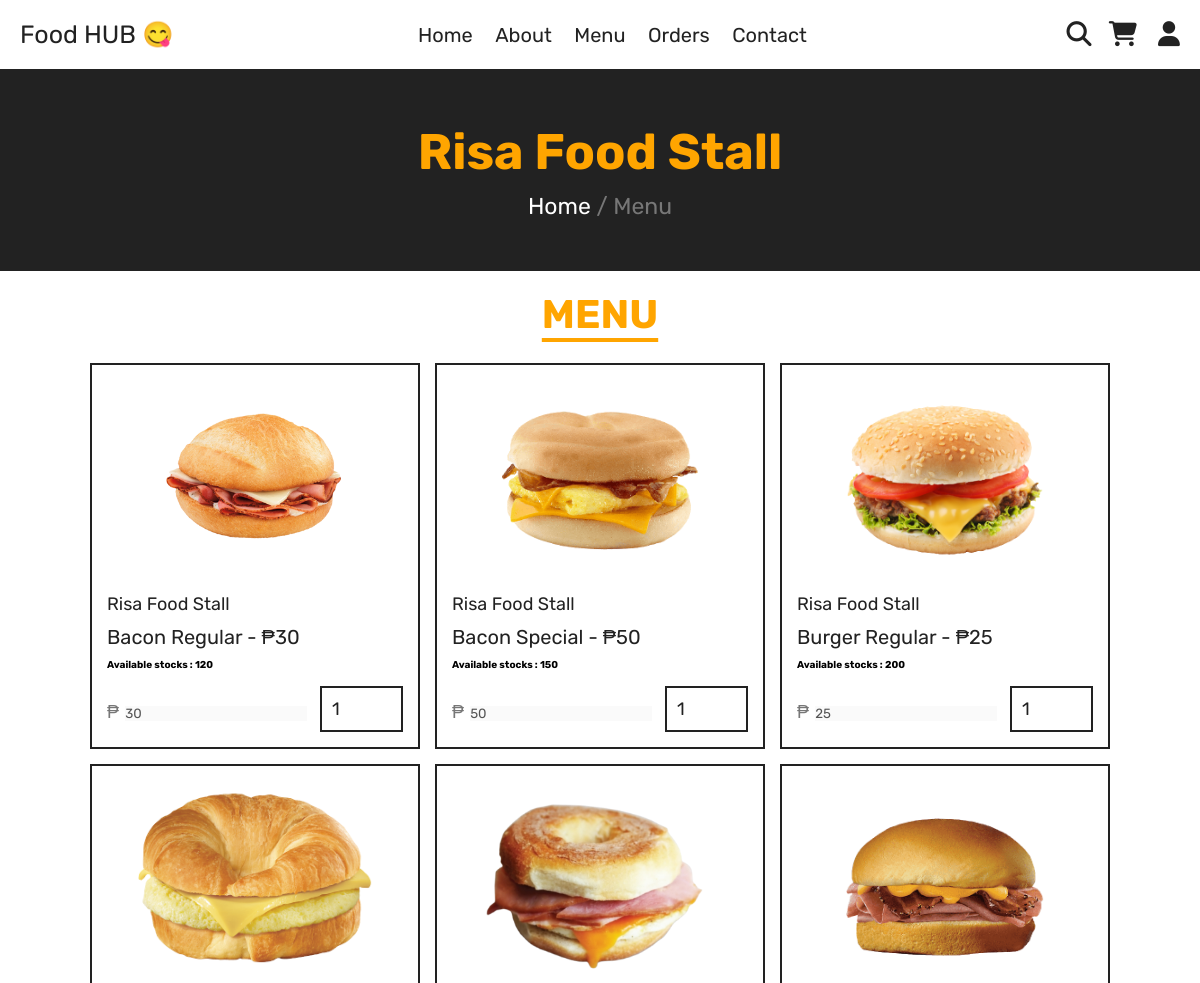
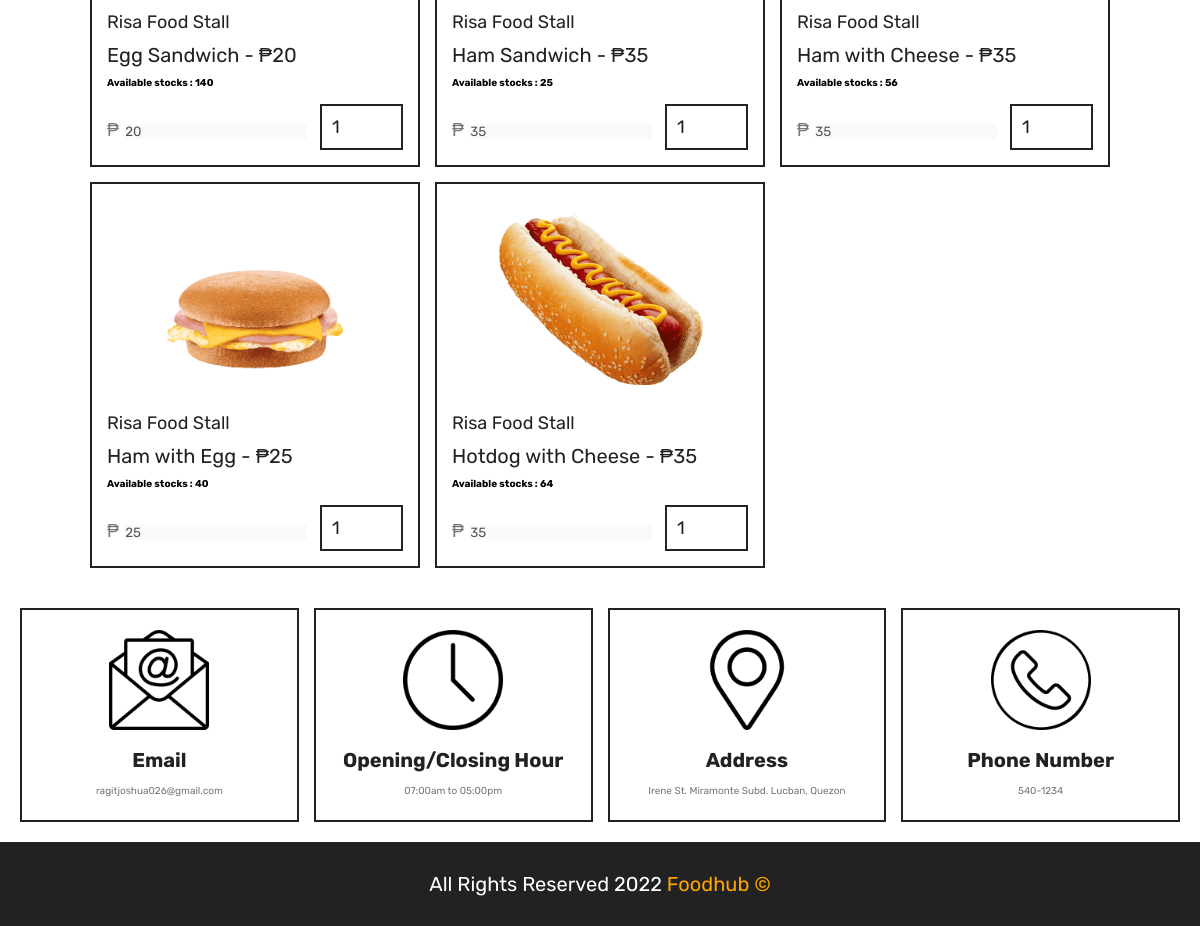
/menu-Risa Food Stall.html, run on the app's committed database (2 pictures, top to bottom).
### webpage/models.py (models this page shows, shortened)
class Customer(models.Model):
    user = models.OneToOneField(User, on_delete=models.CASCADE)
    profile_pic = models.ImageField(null=True, blank=True, upload_to='profile_pic/')
    stall_name = models.CharField(max_length=100, default=None, null=True, blank=True)
    fname = models.CharField(max_length=50, null=True, blank=True)
    lname = models.CharField(max_length=50, null=True, blank=True)
    bday = models.DateField(null=True, blank=True)
    brgy = models.CharField(max_length=50, null=True, blank=True)
    full_address = models.CharField(max_length=50, null=True, blank=True)
    delivery_address = models.CharField(max_length=50, null=True, blank=True)
    phone_number = models.CharField(max_length=50, null=True, blank=True)
    email = models.CharField(max_length=50, null=True, blank=True)

class ProductList(models.Model):
    stall_owner = models.ForeignKey(User, on_delete=models.CASCADE)
    product_id  = models.CharField(max_length=50, blank=True, primary_key=True)
    product_image = models.ImageField(null=True, blank=True, upload_to='product_images/')
    product_name = models.CharField(max_length=50, null=True, blank=True)
    product_price = models.IntegerField()
    stocks = models.IntegerField()

### webpage/views.py (the view, shortened to what this page needs)
# urls.py: path('menu-<stall_name>.html', views.filtered_menu, name='filtered_menu'),
def filtered_menu(request, stall_name):
    stall_owner = Customer.objects.filter(stall_name = stall_name).first()
    user_owner = User.objects.filter(username = stall_owner.user.username).first()
    product_list = ProductList.objects.filter(stall_owner = user_owner).all()
    return render(request, 'product_details/filtered_menu.html', {'stall_name' : stall_name, 'product_list' : product_list})

### templates/product_details/filtered_menu.html (shortened to what this page needs)
<!DOCTYPE html>
{%load static %}
{% load food_hub_templatetags %}
<html lang="en">
<head>
	<link rel="stylesheet" href="https://cdnjs.cloudflare.com/ajax/libs/font-awesome/6.1.2/css/all.min.css">
	<link rel="stylesheet" href="{%static 'css/style.css'%}">
</head>
<body>
<header class="header">
	<section class="flex">
		<a href="home.html" class="logo">Food HUB 😋</a>
		<nav class="navbar">
			<a href="home.html">Home</a>
			<a href="about.html">About</a>
			<a href="menu.html">Menu</a>
			<a href="orders.html">Orders</a>
			<a href="contact.html">Contact</a>
		</nav>
		<div class="icons">
			<a href="search.html"><i class="fas fa-search"></i></a>
			<a href="cart.html">
				<i class="fas fa-shopping-cart"></i>
			</a>
			<div id="user-btn" class="fas fa-user"></div>
		</div>
	</section>
</header>
<div class="heading">
	<h3>{{stall_name}}</h3>
	<p><a href="home.html">Home</a><span> / Menu</span></p>
</div>
<section class="products">
	<h1 class="title">Menu</h1>
	<div class="box-container">
		{% for product in product_list %}
		<form method="post" class="box" id='{{product.product_name}}'>
			<img src="{{product.product_image.url}}">
			<a href="#" class="cat">{{stall_name}}</a>
			<div class="name">{{product.product_name}}</div>
			<h4>Available stocks : {{product.stocks}}</h4>
			<div class="flex">
				<div class="price"><span>₱</span>
					<input type="text" id="total{{forloop.counter}}" value="{{product.product_price}}" disabled>
				</div>
				<input type="number" name="qty" class="qty" min="1" max="99" value="1" id="qty{{forloop.counter}}" onchange="TotalCalculator({{forloop.counter}});">
			</div>
		</form>
		{% endfor %}
	</div>
</section>
<footer class="footer">
	<section class="grid">
		<div class="box">
			<img src="{%static 'images/email-icon.png'%}">
			<h3>Email</h3>
			<a href="mailto:ragitjoshua026@gmail.com">ragitjoshua026@gmail.com</a>
		</div>
		<div class="box">
			<img src="{%static 'images/clock-icon.png'%}">
			<h3>Opening/Closing Hour</h3>
			<p>07:00am to 05:00pm</p>
		</div>
		<div class="box">
			<img src="{%static 'images/map-icon.png'%}">
			<h3>Address</h3>
			<a href="#">Irene St. Miramonte Subd. Lucban, Quezon</a>
		</div>
		<div class="box">
			<img src="{%static 'images/phone-icon.png'%}">
			<h3>Phone Number</h3>
			<a href="tel:5401234">540-1234</a>
		</div>
	</section>
	<div class="credit">
		All Rights Reserved 2022 <span>Foodhub ©</span>
	</div>
</footer>
</body>
</html>

### static/css/style.css (style rules this page uses)
:root { --orange: #ffa500; --red: #e74c3c; --white: #fff; --black: #222; --light-color: #777; --border: .2rem solid var(--black); }
* { font-family: 'Rubik', sans-serif; margin: 0; padding: 0; box-sizing: border-box; outline: none; border: none; text-decoration: none; }
html { font-size: 62.5%; overflow-x: hidden; scroll-behavior: smooth; stop-opacity: 7rem; }
section { margin: 0 auto; max-width: 1200px; padding: 2rem; }
.title { text-align: center; margin-bottom: 2.5rem; font-size: 4rem; color: var(--orange); text-transform: uppercase; text-decoration: underline; text-underline-offset: 1rem; }
.heading { display: flex; align-items: center; justify-content: center; gap: 1rem; flex-flow: column; background-color: var(--black); min-height: 20rem; }
.heading h3 { font-size: 5rem; color: var(--orange); text-transform: capitalize; }
.heading p { font-size: 2.3rem; color: var(--light-color); }
.heading p a { color: var(--white); }
.header { position: sticky; top: 0; left: 0; right: 0; z-index: 1000; background-color: var(--white); border-bottom: var(--border); }
.header .flex { display: flex; align-items: center; justify-content: space-between; position: relative; }
.header .flex .logo { font-size: 2.5rem; color: var(--black); }
.header .flex .navbar a { font-size: 2rem; color: var(--black); margin: 0 1rem; }
.header .flex .icons > * { margin-left: 1.5rem; font-size: 2.5rem; color: var(--black); cursor: pointer; }
.products .box-container { display: grid; grid-template-columns: repeat(auto-fit, 33rem); justify-content: center; align-items: flex-start; gap: 1.5rem; }
.products .box-container .box { border: var(--border); padding: 1.5rem; position: relative; overflow: hidden; }
.products .box-container .box img { height: 20rem; width: 100%; object-fit: contain; margin-bottom: 1rem; }
.products .box-container .box .cat { font-size: 1.8rem; color: var(--black); }
.products .box-container .box .name { font-size: 2rem; color: var(--black); margin: 1rem 0; }
.products .box-container .box .flex { display: flex; align-items: center; gap: 1rem; margin-top: 1.5rem; }
.products .box-container .box .flex .price { margin-right: auto; font-size: 2.5rem; color: var(--black); }
.products .box-container .box .flex .price span { color: var(--light-color); font-size: 1.8rem; }
.products .box-container .box .flex .qty { padding: 1rem; border: var(--border); font-size: 1.8rem; color: var(--black); }
.footer .grid { display: grid; grid-template-columns: repeat(auto-fit, minmax(27rem, 1fr)); gap: 1.5rem; align-items: flex-start; }
.footer .grid .box { border: var(--border); padding: 2rem; text-align: center; }
.footer .grid .box img { height: 10rem; width: 100%; object-fit: contain; margin-bottom: .5rem; }
.footer .grid .box h3 { margin: 1rem 0; font-size: 2rem; color: var(--black); text-transform: capitalize; }
.footer .grid .box a, .footer .grid .box p { display: block; font-size: 1.7 rem; color: var(--light-color); line-height: 1.8; }
.credit { padding: 3rem 2rem; text-align: center; background-color: var(--black); color: var(--white); font-size: 2rem; text-transform: capitalize; }
.credit span { color: var(--orange); }

### data on the page
Customer: stall_name "Risa Food Stall"
ProductList: product_image (picture), stall_name "Risa Food Stall", product_name "Bacon Regular - ₱30", stocks "120", product_price "30"
ProductList: product_image (picture), stall_name "Risa Food Stall", product_name "Bacon Special - ₱50", stocks "150", product_price "50"
ProductList: product_image (picture), stall_name "Risa Food Stall", product_name "Burger Regular - ₱25", stocks "200", product_price "25"
ProductList: product_image (picture), stall_name "Risa Food Stall", product_name "Egg Sandwich - ₱20", stocks "140", product_price "20"
ProductList: product_image (picture), stall_name "Risa Food Stall", product_name "Ham Sandwich - ₱35", stocks "25", product_price "35"
ProductList: product_image (picture), stall_name "Risa Food Stall", product_name "Ham with Cheese - ₱35", stocks "56", product_price "35"
ProductList: product_image (picture), stall_name "Risa Food Stall", product_name "Ham with Egg - ₱25", stocks "40", product_price "25"
ProductList: product_image (picture), stall_name "Risa Food Stall", product_name "Hotdog with Cheese - ₱35", stocks "64", product_price "35"
